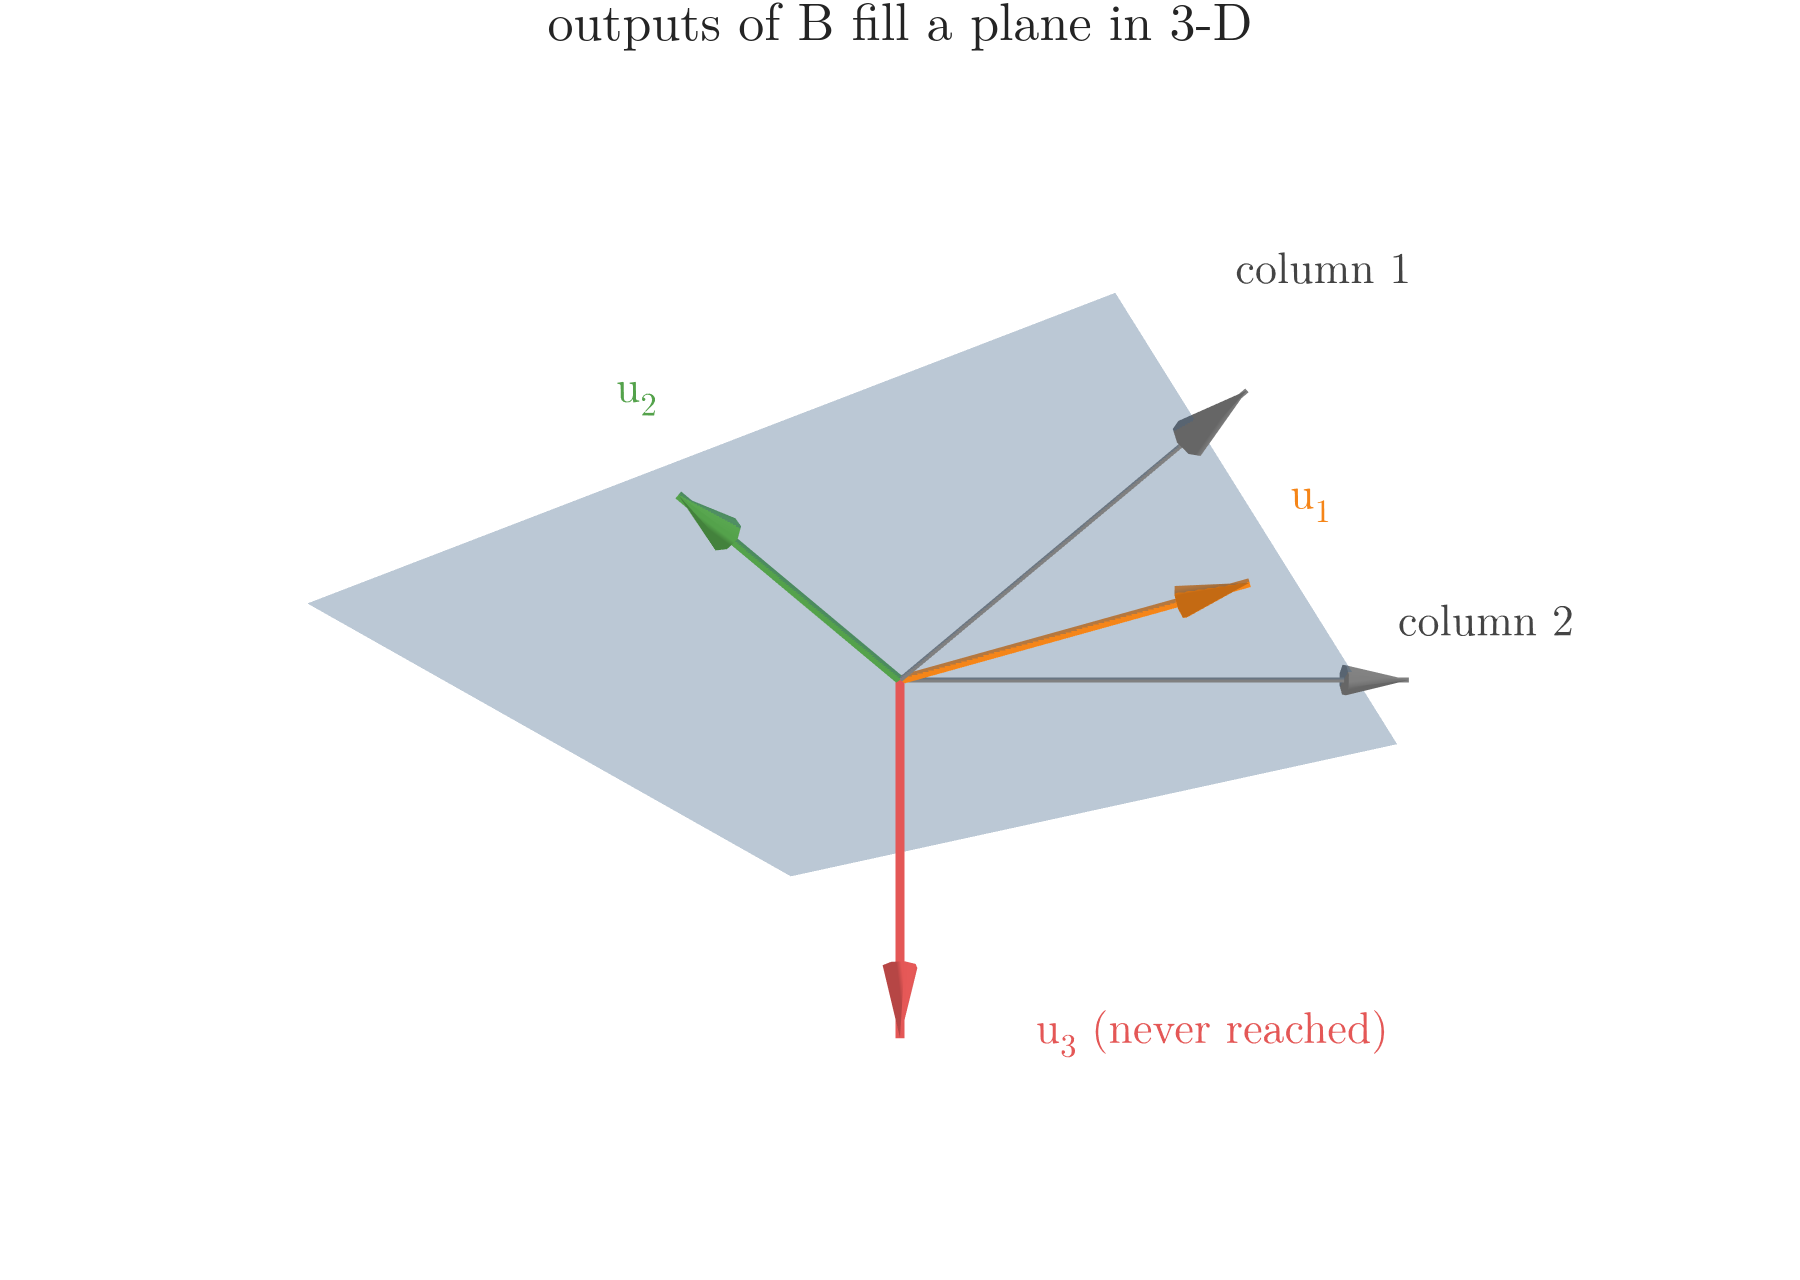

The Python source for this figure:
"""The 3 x 2 matrix B = [[1, 1], [0, 1], [1, 0]] (Plotly 3-D). Every output B x is a mix of B's two columns
[1, 0, 1] and [1, 1, 0], so the outputs fill a flat sheet (a plane through the origin, blue). u1 = [2, 1, 1]/sqrt 6 and
u2 = [0, -1, 1]/sqrt 2 lie in the sheet; u3 = [1, -1, -1]/sqrt 3 sticks out of it at a right angle and is never reached.
Run: python tall_matrix.py -> tall_matrix.png, tall_matrix.pdf"""
from pathlib import Path

import numpy as np
import plotly.graph_objects as go

HERE = Path(__file__).parent
BLUE, ORANGE, GREEN, RED = "#4C78A8", "#F58518", "#54A24B", "#E45756"
B = np.array([[1, 1], [0, 1], [1, 0]])
c1, c2 = B[:, 0], B[:, 1]
u1, u2, u3 = np.array([2, 1, 1]) / 6 ** 0.5, np.array([0, -1, 1]) / 2 ** 0.5, np.array([1, -1, -1]) / 3 ** 0.5
assert abs(u3 @ c1) < 1e-12 and abs(u3 @ c2) < 1e-12
U, s, Vt = np.linalg.svd(B)
assert np.allclose(s, [3 ** 0.5, 1])

a, b = np.meshgrid(np.linspace(-1.1, 1.1, 2), np.linspace(-1.1, 1.1, 2))
P = a[..., None] * u1 + b[..., None] * u2
fig = go.Figure(go.Surface(x=P[..., 0], y=P[..., 1], z=P[..., 2], opacity=0.35, showscale=False,
                           colorscale=[[0, BLUE], [1, BLUE]]))
for vec, col, lab in [(c1, "grey", "column 1"), (c2, "grey", "column 2"), (u1, ORANGE, "u<sub>1</sub>"),
                      (u2, GREEN, "u<sub>2</sub>"), (u3, RED, "u<sub>3</sub> (never reached)")]:
    fig.add_trace(go.Scatter3d(x=[0, vec[0]], y=[0, vec[1]], z=[0, vec[2]], mode="lines",
                               line=dict(color=col, width=9 if col != "grey" else 5, dash="solid")))
    fig.add_trace(go.Cone(x=[vec[0]], y=[vec[1]], z=[vec[2]], u=[vec[0]], v=[vec[1]], w=[vec[2]], sizemode="absolute",
                          sizeref=0.18, anchor="tip", showscale=False, colorscale=[[0, col], [1, col]]))
    off = np.array([0.55, 0.55, -0.2]) if col == RED else 0.15 * vec
    fig.add_trace(go.Scatter3d(x=[vec[0] + off[0]], y=[vec[1] + off[1]], z=[vec[2] + off[2]], mode="text", text=[lab],
                               textfont=dict(size=22, color=col if col != "grey" else "#444")))
fig.update_layout(template="simple_white", width=900, height=640, showlegend=False,
                  font=dict(family="Latin Modern Roman", size=18), margin=dict(l=0, r=0, t=40, b=0),
                  title=dict(text="outputs of B fill a plane in 3-D", x=0.5, font=dict(size=26)),
                  scene=dict(xaxis_title="", yaxis_title="", zaxis_title="", aspectmode="cube",
                             xaxis=dict(range=[-1.6, 1.6], visible=False), yaxis=dict(range=[-1.6, 1.6], visible=False),
                             zaxis=dict(range=[-1.6, 1.6], visible=False), camera=dict(eye=dict(x=0.8, y=-0.8, z=0.55))))
fig.write_image(HERE / "tall_matrix.png", scale=2)
fig.write_image(HERE / "tall_matrix.pdf")
